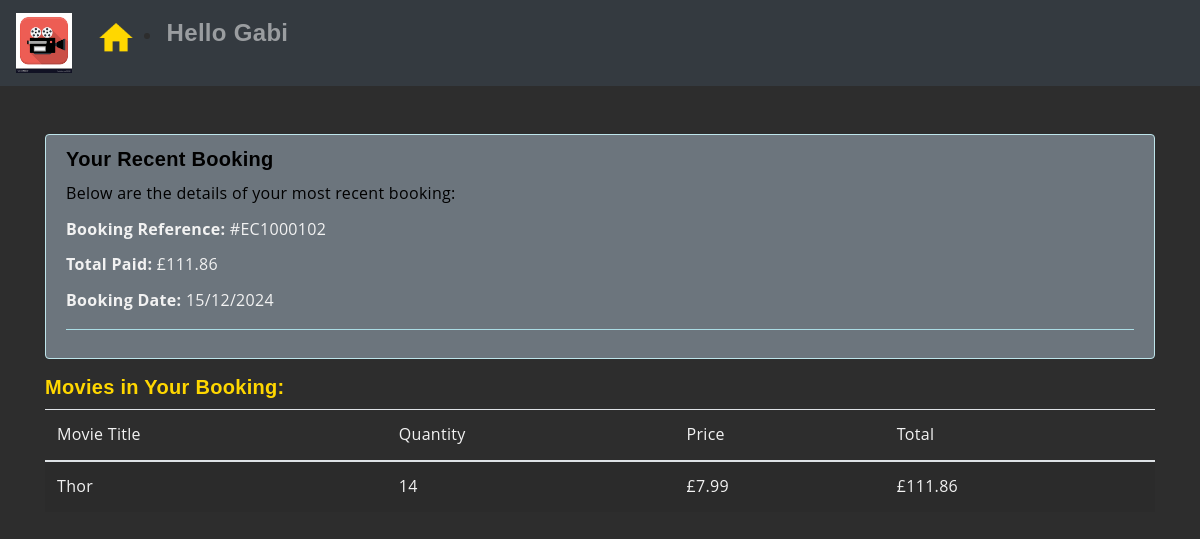
The page /recent_booking.php (signed in) on the database its author committed.
### tables this page shows
CREATE TABLE IF NOT EXISTS `movie_booking` (
  `booking_id` int(10) unsigned NOT NULL AUTO_INCREMENT,
  `id` int(10) unsigned NOT NULL,
  `total` decimal(8,2) NOT NULL,
  `booking_date` datetime NOT NULL,
  PRIMARY KEY (`booking_id`)
);

CREATE TABLE IF NOT EXISTS `booking_content` (
  `content_id` int(10) unsigned NOT NULL AUTO_INCREMENT,
  `booking_id` int(10) unsigned NOT NULL,
  `movie_id` int(10) unsigned NOT NULL,
  `quantity` int(10) unsigned NOT NULL DEFAULT '1',
  `price` decimal(4,2) NOT NULL,
  PRIMARY KEY (`content_id`)
);

CREATE TABLE IF NOT EXISTS `movie_listings` (
  `movie_id` int(20) NOT NULL,
  `movie_title` varchar(30) NOT NULL,
  `genre` varchar(30) NOT NULL,
  `age_rating` varchar(30) NOT NULL,
  `show1` varchar(6) NOT NULL,
  `show2` varchar(6) NOT NULL,
  `show3` varchar(6) NOT NULL,
  `theatre` varchar(20) NOT NULL,
  `further_info` varchar(500) NOT NULL,
  `release` varchar(30) NOT NULL,
  `img` varchar(30) NOT NULL,
  `preview` varchar(300) NOT NULL,
  `mov_price` decimal(4,2) NOT NULL
);

### recent_booking.php (the view, shortened to what this page needs)
<!DOCTYPE html>
    <html lang="en">
    <head>
        <link href="https://cdn.jsdelivr.net/npm/bootstrap@4.6.2/dist/css/bootstrap.min.css" rel="stylesheet">
        <link rel="stylesheet" href="style.php">
    </head>
    <body>
<?php
  include('navSimple.php');
require ('connect_db.php');
$q = "SELECT * FROM movie_booking WHERE id = " . $_SESSION['id'] . " ORDER BY booking_date DESC LIMIT 1";
$r = mysqli_query($link, $q);
if (mysqli_num_rows($r) > 0) {
    $booking = mysqli_fetch_array($r, MYSQLI_ASSOC);
    $booking_id = $booking['booking_id'];
    $q2 = "SELECT * FROM booking_content WHERE booking_id = $booking_id";
    $r2 = mysqli_query($link, $q2);
    echo '
    <div class="container mt-5">
        <div class="alert alert-info">
         <h4 class="alert-heading" style="color: black;">Your Recent Booking</h4>
         <p style="color: black;">Below are the details of your most recent booking:</p>
            <p><strong>Booking Reference:</strong> #EC1000' . $booking['booking_id'] . '</p>
            <p><strong>Total Paid:</strong> £' . number_format($booking['total'], 2) . '</p>
            <p><strong>Booking Date:</strong> ' . date("d/m/Y", strtotime($booking['booking_date'])) . '</p>
            <hr>
        </div>
        <h5>Movies in Your Booking:</h5>
        <table class="table table-striped">
            <thead>
                <tr>
                    <th>Movie Title</th>
                    <th>Quantity</th>
                    <th>Price</th>
                    <th>Total</th>
                </tr>
            </thead>
            <tbody>
    ';
    while ($row = mysqli_fetch_array($r2, MYSQLI_ASSOC)) {
        $movie_id = $row['movie_id'];
        $quantity = $row['quantity'];
        $price = $row['price'];
        $q3 = "SELECT movie_title FROM movie_listings WHERE movie_id = $movie_id";
        $r3 = mysqli_query($link, $q3);
        $movie = mysqli_fetch_array($r3, MYSQLI_ASSOC);
        $movie_title = $movie['movie_title'];
        $total_movie_price = $quantity * $price;
        echo '
        <tr>
            <td>' . htmlspecialchars($movie_title) . '</td>
            <td>' . $quantity . '</td>
            <td>£' . number_format($price, 2) . '</td>
            <td>£' . number_format($total_movie_price, 2) . '</td>
        </tr>
        ';
    }
    echo '
            </tbody>
        </table>
    </div>
    ';
}
?>
   </body>
   </html>

### rows shown on the page
movie_booking: booking_id "102", total "111.86", booking_date "15/12/2024"
booking_content: movie_listings.movie_title "Thor", quantity "14", price "7.99", total_movie_price "111.86"

### other values the page prints
$_SESSION['username'] "Gabi"
